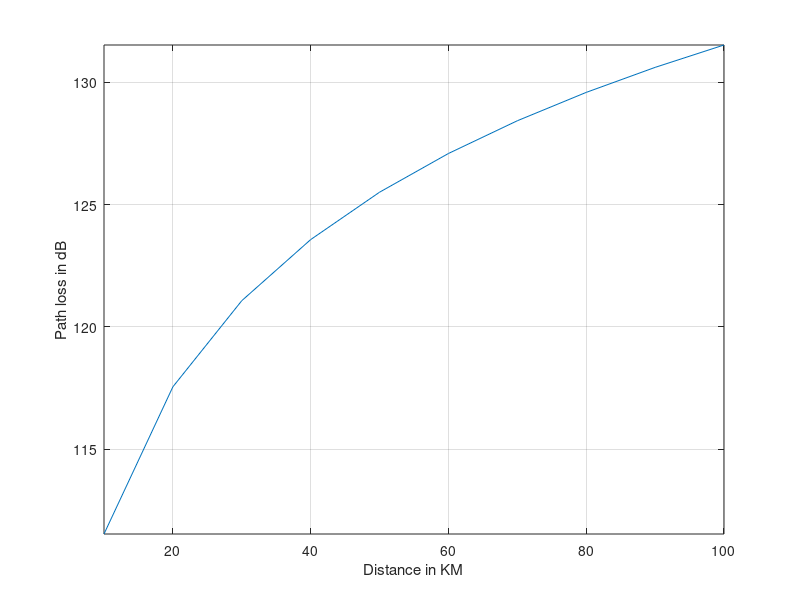

MATLAB code for this plot:
% file name can be expressed as below
f_name = 'Free space path loss';

F = 900; % frequency of 900 MHz
L = 300 / F; % wavelength = speed (in 10^6 resolution) / frequency

% Squaring the wavelength
L = L * L;

% Distance from transmitter to receiver in KM
% How the path loss varies for every 10km T-R separation
d = 10:10:100;
d = d';

% Converting into kilometers and squaring them
d2 = d * 1000;
d3 = d2.^2;

% Calculating the path loss
% the denominator element first (4*pi*d)^2
K = 16 * pi * pi * d3;

% Dividing by lambda squared
Ki = K / L;

PL = 10 * log10(Ki);

plot(d,PL);
xlabel('Distance in KM');
ylabel('Path loss in dB');
grid on;
axis tight

% Initial slopes are very high but
% saturates over time as seen in the plot